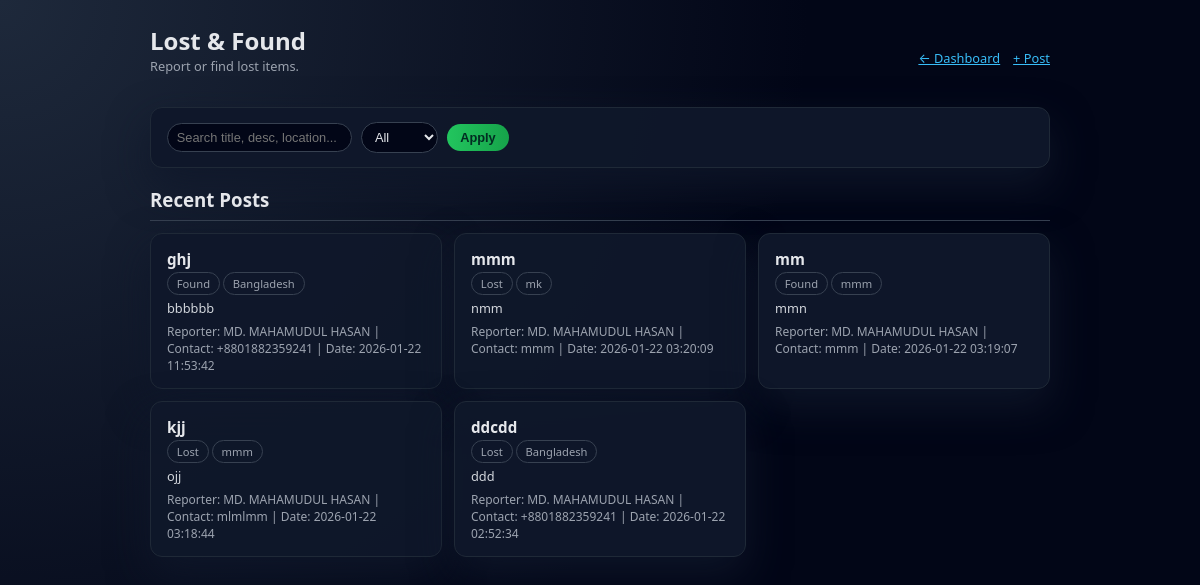
Page /lostfound_list.php (signed in) on the committed database.
### tables this page shows
CREATE TABLE `lostfound` (
  `LFID` int(11) NOT NULL AUTO_INCREMENT,
  `ReporterID` int(11) NOT NULL,
  `PostType` enum('Lost','Found') NOT NULL,
  `Title` varchar(150) NOT NULL,
  `Description` text NOT NULL,
  `Location` varchar(150) NOT NULL,
  `ContactInfo` varchar(100) NOT NULL,
  `Status` enum('Open','Resolved','Expired') NOT NULL DEFAULT 'Open',
  `Date` datetime NOT NULL DEFAULT current_timestamp(),
  PRIMARY KEY (`LFID`),
  KEY `idx_lf_reporter` (`ReporterID`),
  KEY `idx_lf_status` (`Status`),
  CONSTRAINT `fk_lf_reporter` FOREIGN KEY (`ReporterID`) REFERENCES `user` (`UserID`) ON DELETE CASCADE ON UPDATE CASCADE
);

CREATE TABLE `user` (
  `UserID` int(11) NOT NULL AUTO_INCREMENT,
  `FullName` varchar(100) NOT NULL,
  `Email` varchar(100) NOT NULL,
  `Phone` varchar(20) NOT NULL,
  `PasswordHash` varchar(255) NOT NULL,
  `Role` enum('Student','Owner','ServiceProvider','Admin') NOT NULL DEFAULT 'Student',
  `AgeGroup` enum('18-21','22-25','26-30','Over30') NOT NULL,
  `LivingStatus` enum('Alone','Roommates','Family','Hostel') NOT NULL,
  `CreatedAt` datetime NOT NULL DEFAULT current_timestamp(),
  `Status` enum('Active','Blocked','Suspended') NOT NULL DEFAULT 'Active',
  `Bio` text DEFAULT NULL,
  `Country` varchar(100) DEFAULT NULL,
  PRIMARY KEY (`UserID`),
  UNIQUE KEY `Email` (`Email`)
);

### lostfound_list.php (the view, shortened to what this page needs)
<?php
include 'config.php';
$search = isset($_GET['q']) ? trim($_GET['q']) : '';
$postType = isset($_GET['type']) ? $_GET['type'] : 'All';
$whereOther = "WHERE lf.ReporterID != ? AND lf.Status = 'Open'";
$paramsOther = [$_SESSION['user_id']];
$typesOther = "i";
$sqlOther = "
    SELECT lf.LFID, lf.PostType, lf.Title, lf.Description, lf.Location, lf.ContactInfo, lf.Status, lf.Date, u.FullName AS ReporterName
    FROM LOSTFOUND lf
    JOIN USER u ON lf.ReporterID = u.UserID
    $whereOther
    ORDER BY lf.Date DESC
";
$stmtOther = $conn->prepare($sqlOther);
if ($typesOther) {
    $stmtOther->bind_param($typesOther, ...$paramsOther);
}
$stmtOther->execute();
$resultOther = $stmtOther->get_result();
?>
<!DOCTYPE html>
<html lang="en">
<head>
</head>
<body>
    <div class="container">
        <div class="header-line">
            <div>
                <h2>Lost & Found</h2>
                <div class="subtitle">Report or find lost items.</div>
            </div>
            <div class="top-links">
                <a href="index.php">← Dashboard</a>
                <a href="lostfound_add.php">+ Post</a>
            </div>
        </div>
        <div class="filter-card">
            <form method="get" class="filter">
                <input type="text" name="q" placeholder="Search title, desc, location..."
                    value="<?php echo htmlspecialchars($search); ?>">
                <select name="type">
                    <option value="All" <?php if ($postType === 'All')
                        echo 'selected'; ?>>All</option>
                </select>
                <button type="submit">Apply</button>
            </form>
        </div>
        <h3 style="margin-bottom:0.8rem; border-bottom:1px solid #374151; padding-bottom:0.5rem;">Recent Posts</h3>
        <?php if ($resultOther->num_rows === 0): ?>
            <div class="empty">No other posts found.</div>
        <?php else: ?>
            <div class="grid">
                <?php while ($row = $resultOther->fetch_assoc()): ?>
                    <div class="item-card">
                        <div class="item-top-line">
                            <div class="item-title"><?php echo htmlspecialchars($row['Title']); ?></div>
                        </div>
                        <div class="meta">
                            <span class="pill"><?php echo htmlspecialchars($row['PostType']); ?></span>
                            <span class="pill"><?php echo htmlspecialchars($row['Location']); ?></span>
                        </div>
                        <div class="desc"><?php echo nl2br(htmlspecialchars($row['Description'])); ?></div>
                        <div class="meta">Reporter: <?php echo htmlspecialchars($row['ReporterName']); ?> | Contact:
                            <?php echo htmlspecialchars($row['ContactInfo']); ?> | Date: <?php echo $row['Date']; ?>
                        </div>
                    </div>
                <?php endwhile; ?>
            </div>
        <?php endif; ?>
    </div>
</body>
</html>

### lostfound_list.php (style rules this page uses)
body { margin: 0; font-family: system-ui, -apple-system, BlinkMacSystemFont, "Segoe UI", sans-serif; background: radial-gradient(circle at top left, #1e293b 0, #020617 55%); color: #e5e7eb; min-height: 100vh; display: flex; align-items: flex-start; justify-content: center; padding: 1.5rem 0; }
.container { width: 100%; max-width: 900px; padding: 0 1.5rem; }
.header-line { display: flex; justify-content: space-between; align-items: center; margin-bottom: 1rem; }
h2 { margin: 0; }
.subtitle { font-size: 0.8rem; color: #9ca3af; margin-bottom: 1rem; }
.top-links { font-size: 0.8rem; color: #9ca3af; }
.top-links a { color: #38bdf8; margin-left: 0.6rem; }
.filter-card, .item-card { background: rgba(15, 23, 42, 0.96); border-radius: 12px; border: 1px solid #1f2937; box-shadow: 0 18px 40px rgba(15, 23, 42, 0.85); padding: 0.9rem 1rem; }
.filter-card { margin-bottom: 1rem; }
form.filter { display: flex; flex-wrap: wrap; gap: 0.6rem; align-items: center; }
.filter input, .filter select { padding: 0.35rem 0.55rem; border-radius: 999px; border: 1px solid #374151; background: #020617; color: #e5e7eb; font-size: 0.8rem; }
.filter button { padding: 0.35rem 0.8rem; border-radius: 999px; border: none; cursor: pointer; font-size: 0.8rem; font-weight: 600; background: linear-gradient(to right, #22c55e, #16a34a); color: #022c22; }
.grid { display: grid; grid-template-columns: repeat(auto-fill, minmax(260px, 1fr)); gap: 0.75rem; margin-top: 0.75rem; }
.item-card { display: flex; flex-direction: column; gap: 0.4rem; font-size: 0.85rem; }
.item-title { font-size: 0.95rem; font-weight: 600; }
.item-top-line { display: flex; justify-content: space-between; align-items: center; gap: 0.5rem; }
.pill { padding: 0.2rem 0.55rem; border-radius: 999px; border: 1px solid #374151; font-size: 0.7rem; color: #9ca3af; }
.meta { font-size: 0.75rem; color: #9ca3af; }
.desc { font-size: 0.8rem; color: #d1d5db; }

### rows in the picture
lostfound: Title "ghj", PostType "Found", Location "Bangladesh", Description "bbbbbb", ReporterID.FullName "MD. MAHAMUDUL HASAN", ContactInfo "+8801882359241", Date "2026-01-22 11:53:42"
lostfound: Title "mmm", PostType "Lost", Location "mk", Description "nmm", ReporterID.FullName "MD. MAHAMUDUL HASAN", ContactInfo "mmm", Date "2026-01-22 03:20:09"
lostfound: Title "mm", PostType "Found", Location "mmm", Description "mmn", ReporterID.FullName "MD. MAHAMUDUL HASAN", ContactInfo "mmm", Date "2026-01-22 03:19:07"
lostfound: Title "kjj", PostType "Lost", Location "mmm", Description "ojj", ReporterID.FullName "MD. MAHAMUDUL HASAN", ContactInfo "mlmlmm", Date "2026-01-22 03:18:44"
lostfound: Title "ddcdd", PostType "Lost", Location "Bangladesh", Description "ddd", ReporterID.FullName "MD. MAHAMUDUL HASAN", ContactInfo "+8801882359241", Date "2026-01-22 02:52:34"
